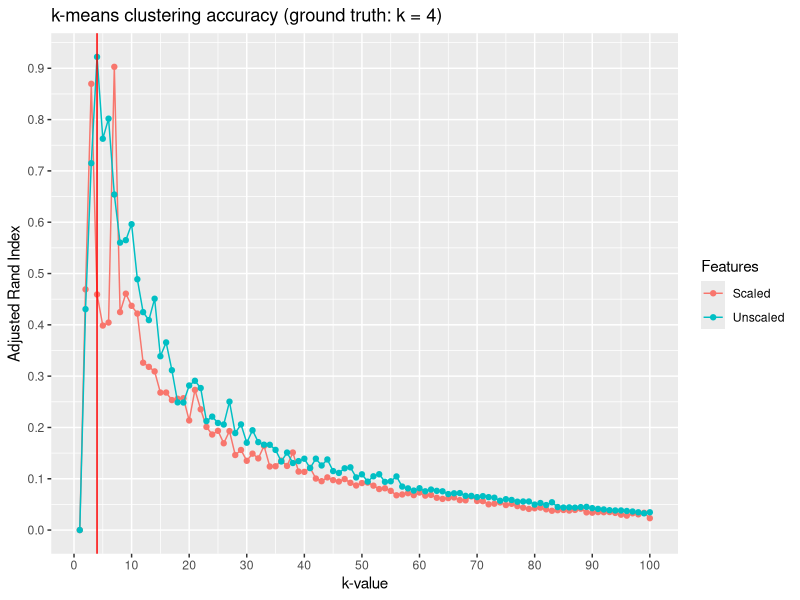
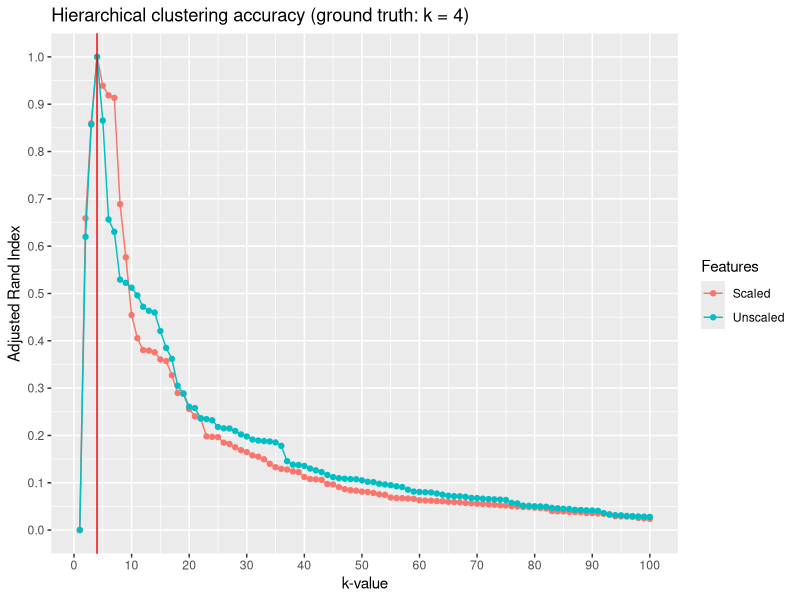
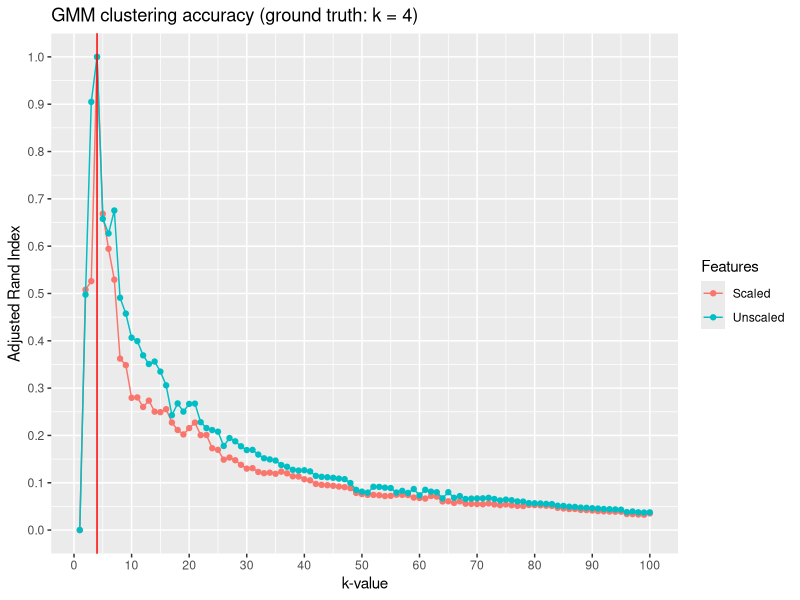
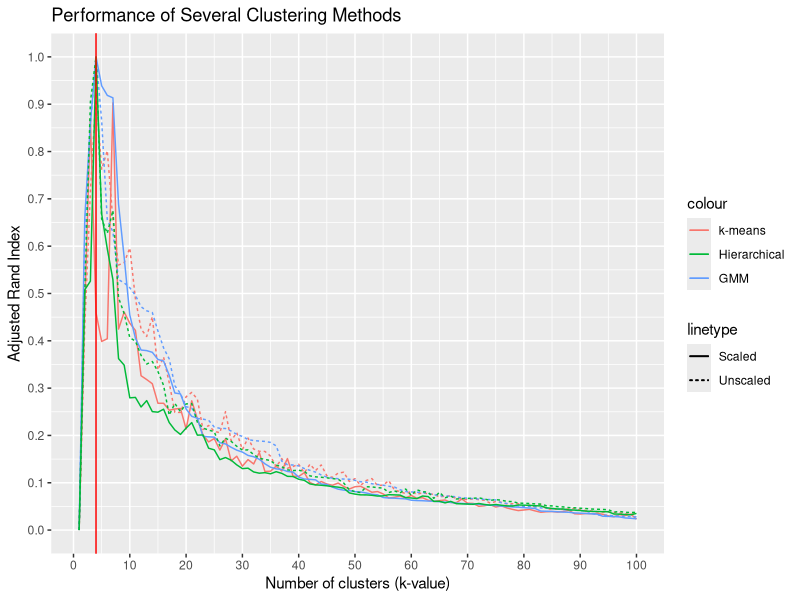

These charts were generated, in order, by the following R code:
library(dplyr)
library(ggplot2)
library(mclust)

data(iris)

# Scale data
iris_unscaled <- iris %>% select(-Species)
iris_scaled <- iris_unscaled %>% mutate_all(scale) 

##### K-MEANS #####

# Calculate adjusted Rand index for each clustering method
max_k <- 100
kmeans_mat <- matrix(nrow = max_k, 
                     ncol = nrow(iris), 
                     byrow = TRUE)

# Generate k-means clustering from scaled features
for (k in 1:max_k) {
  kmeans_mat[k, ] <- kmeans(
    x = iris_scaled,
    centers = k
  )[["cluster"]]
}
kmeans_scaled <- as.data.frame(kmeans_mat)

# Generate k-means clustering from unscaled features
for (k in 1:max_k) {
  kmeans_mat[k, ] <- kmeans(
    x = iris_unscaled,
    centers = k
  )[["cluster"]] 
}
kmeans_unscaled <- as.data.frame(kmeans_mat)

# Calculate ARI values for k-means over k = 1:100 (Ground truth: 4 species)
kmeans_scaled_truth <- kmeans(
  x = iris_scaled,
  centers = 4
)[["cluster"]] # Scaled truth
kmeans_unscaled_truth <- kmeans(
  x = iris_unscaled,
  centers = 4
)[["cluster"]] # Unscaled truth

kmeans_ari <- matrix(nrow = 100, ncol = 2, byrow = TRUE)
for (i in 1:max_k) {
  # ARI for k-means clustering of scaled features
  kmeans_ari[i, 1] <- adjustedRandIndex(
    unlist(kmeans_scaled[i, ]),
    kmeans_scaled_truth
  )
  # ARI for k-means clustering of unscaled features
  kmeans_ari[i, 2] <- adjustedRandIndex(
    unlist(kmeans_unscaled[i, ]),
    kmeans_unscaled_truth
  )
}
kmeans_ari <- as.data.frame(kmeans_ari)
names(kmeans_ari) <- c("ARI_scaled", "ARI_unscaled")
k_values <- 1:max_k
kmeans_ari <- mutate(kmeans_ari, k_values = as.numeric(row.names(kmeans_ari)))

# Visualize k-means clustering accuracy
ggplot(kmeans_ari, aes(x = k_values)) +
  geom_point(aes(
    y = ARI_scaled,
    color = "darkred"
  )) +
  geom_line(aes(
    y = ARI_scaled,
    color = "darkred"
  )) +
  geom_point(aes(
    y = ARI_unscaled,
    color = "steelblue"
  )) +
  geom_line(aes(
    y = ARI_unscaled,
    color = "steelblue"
  )) +
  geom_vline(
    xintercept = 4,
    color = "red"
  ) +
  labs(
    title = "k-means clustering accuracy (ground truth: k = 4)",
    x = "k-value",
    y = "Adjusted Rand Index",
    color = "Features"
  ) +
  scale_color_hue(labels = c("Scaled", "Unscaled")) +
  scale_x_continuous(breaks = seq(0, 100, by = 10)) +
  scale_y_continuous(breaks = seq(0, 1, by = 0.1))

##### HIERARCHICAL #####

# Generate hierarchical clusters
hier_scaled_tree <- hclust(dist(iris_scaled, method = "euclidean"),
                           method = "complete" # Complete linkage
)

hier_unscaled_tree <- hclust(dist(iris_unscaled, method = "euclidean"),
                             method = "complete"
)

max_k <- 100
hier_mat <- matrix(nrow = max_k, 
                   ncol = nrow(iris), 
                   byrow = TRUE)

# Generate hierarchical clustering from scaled features
for (k in 1:max_k) {
  hier_mat[k, ] <- cutree(hier_scaled_tree, k = k)
}
hier_scaled <- as.data.frame(hier_mat)

# Generate hierarchical clustering from unscaled features
for (k in 1:max_k) {
  hier_mat[k, ] <- cutree(hier_unscaled_tree, k = k)
}
hier_unscaled <- as.data.frame(hier_mat)

# Calculate ARI values for hierarchical over k = 1:100
hier_scaled_truth <- cutree(hier_scaled_tree, k = 4) # Scaled truth
hier_unscaled_truth <- cutree(hier_unscaled_tree, k = 4) # Unscaled truth

hier_ari <- matrix(nrow = 100, ncol = 2, byrow = TRUE)
for (i in 1:max_k) {
  # ARI for hierarchical clustering of scaled features
  hier_ari[i, 1] <- adjustedRandIndex(
    unlist(hier_scaled[i, ]),
    hier_scaled_truth
  )
  # ARI for hierarchical clustering of unscaled features
  hier_ari[i, 2] <- adjustedRandIndex(
    unlist(hier_unscaled[i, ]),
    hier_unscaled_truth
  )
}
hier_ari <- as.data.frame(hier_ari)
names(hier_ari) <- c("ARI_scaled", "ARI_unscaled")
k_values <- 1:max_k
hier_ari <- mutate(hier_ari, k_values = as.numeric(row.names(hier_ari)))

# Visualize hierarchical clustering accuracy
ggplot(hier_ari, aes(x = k_values)) +
  geom_point(aes(
    y = ARI_scaled,
    color = "darkred"
  )) +
  geom_line(aes(
    y = ARI_scaled,
    color = "darkred"
  )) +
  geom_point(aes(
    y = ARI_unscaled,
    color = "steelblue"
  )) +
  geom_line(aes(
    y = ARI_unscaled,
    color = "steelblue"
  )) +
  geom_vline(
    xintercept = 4,
    color = "red"
  ) +
  labs(
    title = "Hierarchical clustering accuracy (ground truth: k = 4)",
    x = "k-value",
    y = "Adjusted Rand Index",
    color = "Features"
  ) +
  scale_color_hue(labels = c("Scaled", "Unscaled")) +
  scale_x_continuous(breaks = seq(0, 100, by = 10)) +
  scale_y_continuous(breaks = seq(0, 1, by = 0.1))

##### GAUSSIAN MIXTURE MODEL #####

# Generate Gaussian mixture model clusters
max_k <- 100
gmm_mat <- matrix(nrow = max_k, 
                  ncol = nrow(iris), 
                  byrow = TRUE)

# Generate GMM clustering from scaled features
for (k in 1:max_k) {
  gmm_mat[k, ] <- Mclust(iris_scaled, G = k)$classification
}
gmm_scaled <- as.data.frame(gmm_mat)

# Generate GMM clustering from unscaled features
for (k in 1:max_k) {
  gmm_mat[k, ] <- Mclust(iris_unscaled, G = k)$classification
}
gmm_unscaled <- as.data.frame(gmm_mat)

# Calculate ARI values for GMM over k = 1:100 (Ground truth: k = 4)
gmm_scaled_truth <- Mclust(iris_scaled,
                           G = 4
)$classification # Scaled truth
gmm_unscaled_truth <- Mclust(iris_unscaled,
                             G = 4
)$classification # Unscaled truth

gmm_ari <- matrix(nrow = 100, ncol = 2, byrow = TRUE)
for (i in 1:max_k) {
  # ARI for GMM clustering of scaled features
  gmm_ari[i, 1] <- adjustedRandIndex(
    unlist(gmm_scaled[i, ]),
    gmm_scaled_truth
  )
  # ARI for GMM clustering of unscaled features
  gmm_ari[i, 2] <- adjustedRandIndex(
    unlist(gmm_unscaled[i, ]),
    gmm_unscaled_truth
  )
}
gmm_ari <- as.data.frame(gmm_ari)
names(gmm_ari) <- c("ARI_scaled", "ARI_unscaled")
k_values <- 1:max_k
gmm_ari <- mutate(gmm_ari, k_values = as.numeric(row.names(gmm_ari)))

# Visualize GMM clustering accuracy
ggplot(gmm_ari, aes(x = k_values)) +
  geom_point(aes(
    y = ARI_scaled,
    color = "darkred"
  )) +
  geom_line(aes(
    y = ARI_scaled,
    color = "darkred"
  )) +
  geom_point(aes(
    y = ARI_unscaled,
    color = "steelblue"
  )) +
  geom_line(aes(
    y = ARI_unscaled,
    color = "steelblue"
  )) +
  geom_vline(
    xintercept = 4,
    color = "red"
  ) +
  labs(
    title = "GMM clustering accuracy (ground truth: k = 4)",
    x = "k-value",
    y = "Adjusted Rand Index",
    color = "Features"
  ) +
  scale_color_hue(labels = c("Scaled", "Unscaled")) +
  scale_x_continuous(breaks = seq(0, 100, by = 10)) +
  scale_y_continuous(breaks = seq(0, 1, by = 0.1))

##### ALL METHODS #####

# Visualize accuracy of all clustering methods
accuracy <- right_join(kmeans_ari, gmm_ari, by = "k_values")
accuracy <- right_join(accuracy, hier_ari, by = "k_values")

names(accuracy) <- c(
  "kmeans_ari_scaled",
  "kmeans_ari_unscaled",
  "k_values",
  "gmm_ari_scaled",
  "gmm_ari_unscaled",
  "hier_ari_scaled",
  "hier_ari_unscaled"
)

ggplot(accuracy, aes(x = k_values)) +
  geom_line(aes(
    y = kmeans_ari_scaled,
    color = "darkred",
    linetype = "solid"
  )) +
  geom_line(aes(
    y = kmeans_ari_unscaled,
    color = "darkred",
    linetype = "twodash"
  )) +
  geom_line(aes(
    y = hier_ari_scaled,
    color = "steelblue",
    linetype = "solid"
  )) +
  geom_line(aes(
    y = hier_ari_unscaled,
    color = "steelblue",
    linetype = "twodash"
  )) +
  geom_line(aes(
    y = gmm_ari_scaled,
    color = "seagreen",
    linetype = "solid"
  )) +
  geom_line(aes(
    y = gmm_ari_unscaled,
    color = "seagreen",
    linetype = "twodash"
  )) +
  geom_vline(
    xintercept = 4,
    color = "red"
  ) +
  labs(
    title = "Performance of Several Clustering Methods",
    x = "Number of clusters (k-value)",
    y = "Adjusted Rand Index"
  ) +
  scale_x_continuous(breaks = seq(0, 100, by = 10)) +
  scale_y_continuous(breaks = seq(0, 1, by = 0.1)) +
  scale_color_hue(labels = c("k-means", "Hierarchical", "GMM")) +
  scale_linetype(labels = c("Scaled", "Unscaled"))
